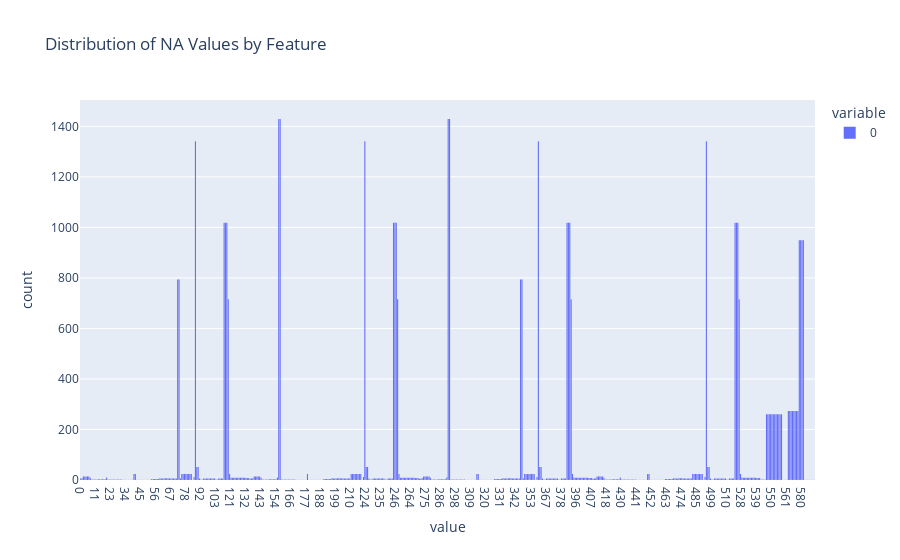

The notebook cell saved with this chart:
### Markdown cell above
2. Visualize and Filter Data

### Code cell
# Identify missing values and remove them
missing_values = df.isnull()
sns.heatmap(data = missing_values, yticklabels=False, cbar=False, cmap='viridis') # Visualize missing values
# df.dropna(axis=1, inplace=True) # Remove columns (axis=1) containing null values

feature_na_count = df.isna().sum() # Number of nan entries per feature
feature_na_count_hist = []
for idx, i in enumerate(df.columns): # For each feature
    for count in range(feature_na_count[idx]): # For number of missing entries
        feature_na_count_hist.append(i) # Append to histogram vector
px.histogram(data_frame=feature_na_count_hist, title="Distribution of NA Values by Feature") # Plot histogram
# px.bar(data_frame=na_count[1::], title="Histogram of NA Entries")

### Figure 1 — Plotly figure (JSON) as saved in the notebook; plotly's stock layout.template omitted (floating-point values rounded to 4 significant figures; data arrays with more than 128 entries replaced by an {"elided": "..."} marker saying what was removed)
{"data": [{"alignmentgroup": "True", "bingroup": "x", "hovertemplate": "variable=0<br>value=%{x}<br>count=%{y}<extra></extra>", "legendgroup": "0", "marker": {"color": "#636efa", "pattern": {"shape": ""}}, "name": "0", "offsetgroup": "0", "orientation": "v", "showlegend": true, "type": "histogram", "x": {"elided": "41951 str values"}, "xaxis": "x", "yaxis": "y"}], "layout": {"barmode": "relative", "legend": {"title": {"text": "variable"}, "tracegroupgap": 0}, "title": {"text": "Distribution of NA Values by Feature"}, "xaxis": {"anchor": "y", "domain": [0, 1], "title": {"text": "value"}}, "yaxis": {"anchor": "x", "domain": [0, 1], "title": {"text": "count"}}}}
